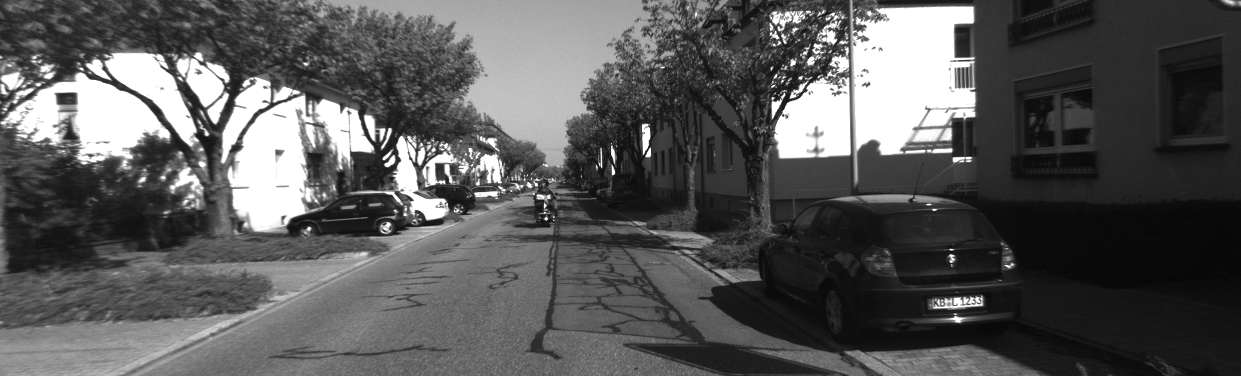
//> input picture LiDARViewer/000001.png, 1241 x 376 px
$ ./canny ../000001.png   (built with g++ and OpenCV 4)
//> lines starting //> are read from the running program, lines starting //| are printed output that depends on the picture
//> further down, src is the input picture: 376 rows x 1241 cols, CV_8UC3; min 5, max 255, mean 88.4
/**
 * @file CannyDetector_Demo.cpp
 * @brief Sample code showing how to detect edges using the Canny Detector
 * @author OpenCV team
 */

#include "opencv2/imgproc.hpp"
#include "opencv2/highgui.hpp"
#include <iostream>

using namespace cv;

//![variables]
Mat src, src_gray;
Mat dst, detected_edges;

int lowThreshold = 0;
const int max_lowThreshold = 100;
const int ratio = 3;
const int kernel_size = 3;
const char* window_name = "Edge Map";
//![variables]

/**
 * @function CannyThreshold
 * @brief Trackbar callback - Canny thresholds input with a ratio 1:3
 */
static void CannyThreshold(int, void*)
{
    //![reduce_noise]
    /// Reduce noise with a kernel 3x3
    blur( src_gray, detected_edges, Size(3,3) );
    //![reduce_noise]

    //![canny]
    /// Canny detector
    Canny( detected_edges, detected_edges, lowThreshold, lowThreshold*ratio, kernel_size );
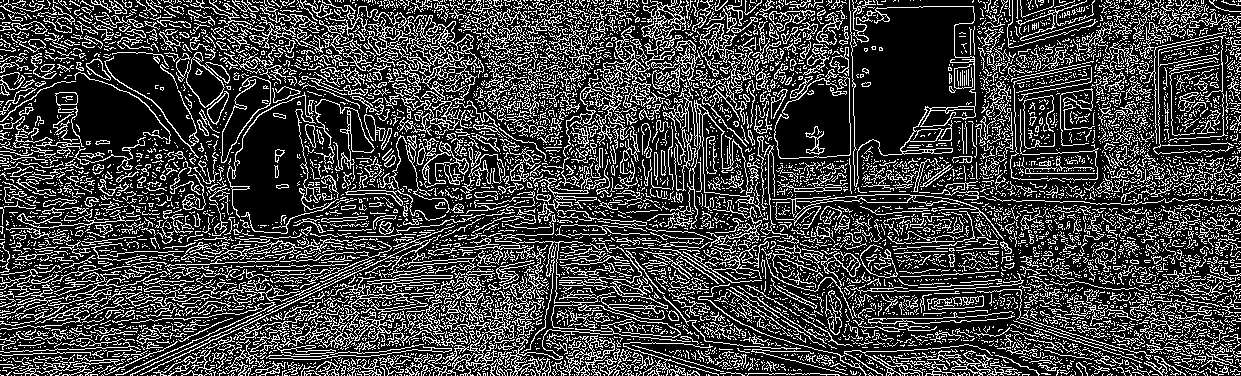
//> detected_edges: 376 rows x 1241 cols, CV_8UC1; 25.6% white in thin lines or dots
    //![canny]

    /// Using Canny's output as a mask, we display our result
    //![fill]
    dst = Scalar::all(0);
    //![fill]

    //![copyto]
    src.copyTo( dst, detected_edges);
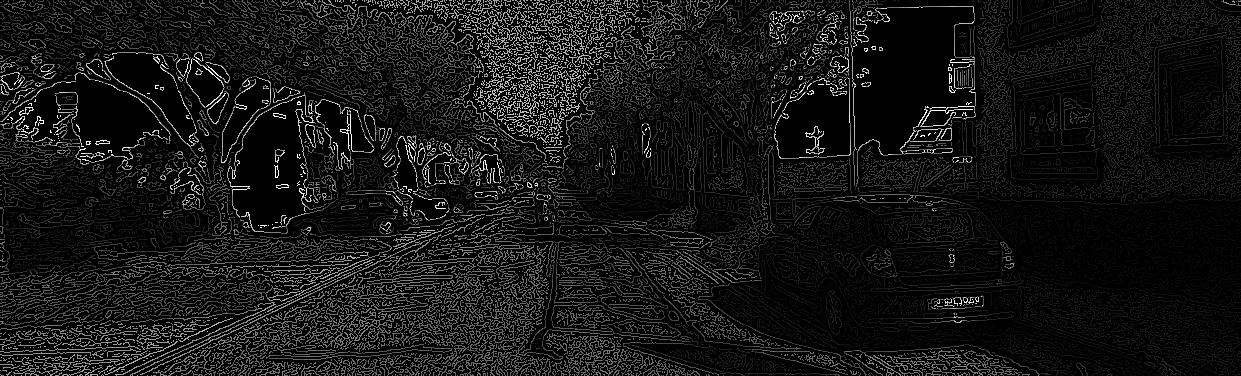
//> dst: 376 rows x 1241 cols, CV_8UC3; min 0, max 255, mean 20.6
    //![copyto]

    //![display]
    imshow( window_name, dst );
    //![display]
}


/**
 * @function main
 */
int main( int argc, char** argv )
{
    //![load]
    CommandLineParser parser( argc, argv, "{@input | ../000001.png | input image}" );
    src = imread( samples::findFile( parser.get<String>( "@input" ) ), IMREAD_COLOR ); // Load an image

    if( src.empty() )
    {
        std::cout << "Could not open or find the image!\n" << std::endl;
        std::cout << "Usage: " << argv[0] << " <Input image>" << std::endl;
        return -1;
    }
    //![load]

    //![create_mat]
    /// Create a matrix of the same type and size as src (for dst)
    dst.create( src.size(), src.type() );
    //![create_mat]

    //![convert_to_gray]
    cvtColor( src, src_gray, COLOR_BGR2GRAY );
    //![convert_to_gray]

    //![create_window]
    namedWindow( window_name, WINDOW_AUTOSIZE );
    //![create_window]

    //![create_trackbar]
    /// Create a Trackbar for user to enter threshold
    createTrackbar( "Min Threshold:", window_name, &lowThreshold, max_lowThreshold, CannyThreshold );
    //![create_trackbar]

    /// Show the image
    CannyThreshold(0, 0);

    /// Wait until user exit program by pressing a key
    waitKey(0);

    return 0;
}
